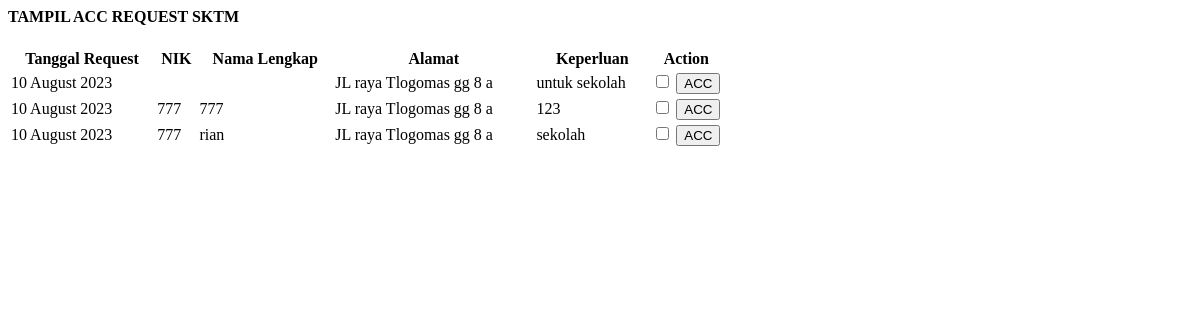
Page /demo1/acc_sktm.php on the committed database.
### tables this page shows
CREATE TABLE `t_sktm` (
  `id_sktm` int NOT NULL,
  `nama` varchar(60) NOT NULL,
  `nomorkk` varchar(60) NOT NULL,
  `nik` varchar(16) NOT NULL,
  `tempat` varchar(30) NOT NULL,
  `tgl_lahir` date NOT NULL,
  `jk` varchar(30) NOT NULL,
  `agama` varchar(50) NOT NULL,
  `status_perkawinan` varchar(50) NOT NULL,
  `pekerjaan` varchar(50) NOT NULL,
  `alamat` varchar(60) NOT NULL,
  `pendidikan` varchar(60) NOT NULL,
  `keperluan` varchar(60) NOT NULL,
  `tujuan` varchar(60) NOT NULL,
  `berlaku_tgl` date NOT NULL,
  `berdasarkan_keterangan` varchar(60) NOT NULL,
  `keterangan` varchar(60) NOT NULL,
  `acc` date NOT NULL,
  `request` varchar(60) NOT NULL,
  `status` int NOT NULL,
  `tanggal_request` timestamp NOT NULL DEFAULT CURRENT_TIMESTAMP ON UPDATE CURRENT_TIMESTAMP,
  `nik_user` varchar(60) NOT NULL
);

### demo1/acc_sktm.php (the view, shortened to what this page needs)
<?php include '../konek.php'; ?>
<link href="css/sweetalert.css" rel="stylesheet" type="text/css">
<div class="page-inner">
    <div class="row">
        <div class="col-md-12">
            <div class="card">
                <div class="card-header">
                    <div class="d-flex align-items-center">
                        <h4 class="fw-bold text-uppercase">TAMPIL ACC REQUEST SKTM</h4>
                    </div>
                </div>
                <div class="card-body">
                    <form method="POST">
                        <div class="table-responsive">
                            <table id="add7" class="display table table-striped table-hover">
                                <thead>
                                    <tr>
                                        <th>Tanggal Request</th>
                                        <th>NIK</th>
                                        <th>Nama Lengkap</th>
                                        <th>Alamat</th>
                                        <th>Keperluan</th>
                                        <th style="width: 10%">Action</th>
                                    </tr>
                                </thead>
                                <tbody>
                                    <?php
                                    $sql = "SELECT * FROM t_sktm  WHERE status=0";
                                    $query = mysqli_query($konek, $sql);
                                    while ($data = mysqli_fetch_array($query, MYSQLI_BOTH)) {
                                        $tgl = $data['tanggal_request'];
                                        $format = date('d F Y', strtotime($tgl));
                                        $nik = $data['nik'];
                                        $nama = $data['nama'];
                                        $alamat = $data['alamat'];
                                        $keperluan = $data['keperluan'];
                                        $id_sktm = $data['id_sktm'];
                                    ?>
                                        <tr>
                                            <td><?php echo $format; ?></td>
                                            <td><?php echo $nik; ?></td>
                                            <td><?php echo $nama; ?></td>
                                            <td><?php echo $alamat; ?></td>
                                            <td><?php echo $keperluan; ?></td>
                                            <td>
                                                <input type="checkbox" name="check[$i]" value="<?php echo $id_sktm; ?>">
                                                <input type="submit" name="acc" class="btn btn-primary btn-sm" value="ACC">
                                            </td>
                                        </tr>
                                    <?php
                                    }
                                    ?>
                                </tbody>
                            </table>
                        </div>
                    </form>
                </div>
            </div>
        </div>
    </div>
</div>

### rows in the picture
t_sktm: tanggal_request "10 August 2023", alamat "JL raya Tlogomas gg 8 a", keperluan "untuk sekolah"
t_sktm: tanggal_request "10 August 2023", nik "777", nama "777", alamat "JL raya Tlogomas gg 8 a", keperluan "123"
t_sktm: tanggal_request "10 August 2023", nik "777", nama "rian", alamat "JL raya Tlogomas gg 8 a", keperluan "sekolah"
